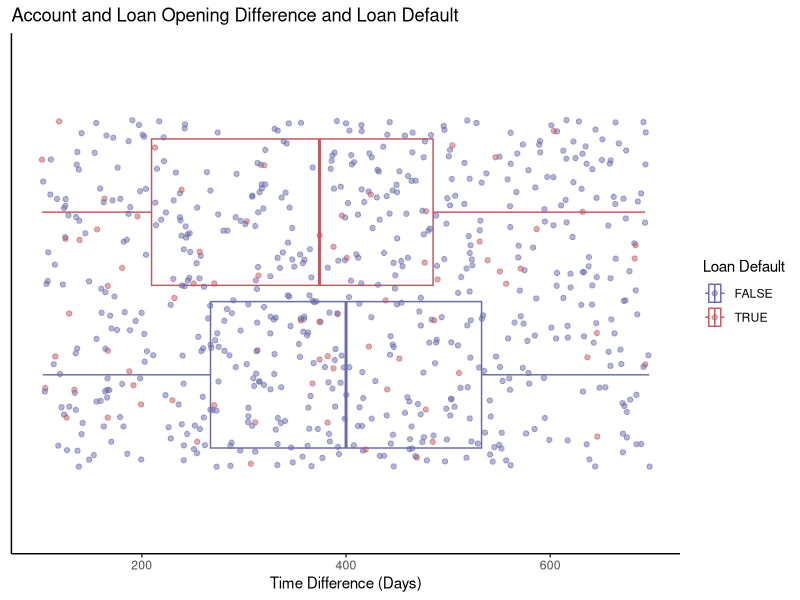

Write R code to recreate this figure.
## ---- chunk 1
library(tidyr)
library(dplyr)
library(ggplot2)
## ---- chunk 2
# Set working directory 
setwd("~/Desktop/ANLY 503/ANLY503_Portfolio/")
accounts <- read.csv("data/accounts_analytical.csv", header = TRUE)
## ---- chunk 3
# Filter out the account that have loans
loans <- accounts %>%
  filter(!is.na(loan_amount))%>%
  mutate(acct_creation_date = as.Date(acct_creation_date), loan_date = as.Date(loan_date), difference = loan_date-acct_creation_date)%>%
  select(account_id, acct_creation_date, loan_date, difference, loan_amount, loan_payment, loan_term, loan_status, loan_default)
## ---- chunk 4
g <- ggplot(loans, aes(x = difference, y = factor(1), color = loan_default))+
  geom_boxplot()+
  geom_jitter(alpha = 0.5)+
  theme(axis.text.x = element_text(angle=45, hjust = 1))+
  theme_classic()+  
  theme(axis.title.y = element_blank(),
        axis.text.y = element_blank(), 
        axis.ticks.y = element_blank())+
  scale_color_manual(values = c("#6a6aab", "#c2595e"))+
  xlab("Time Difference (Days)")+
  ggtitle("Account and Loan Opening Difference and Loan Default")+
  labs(color = "Loan Default")

g
